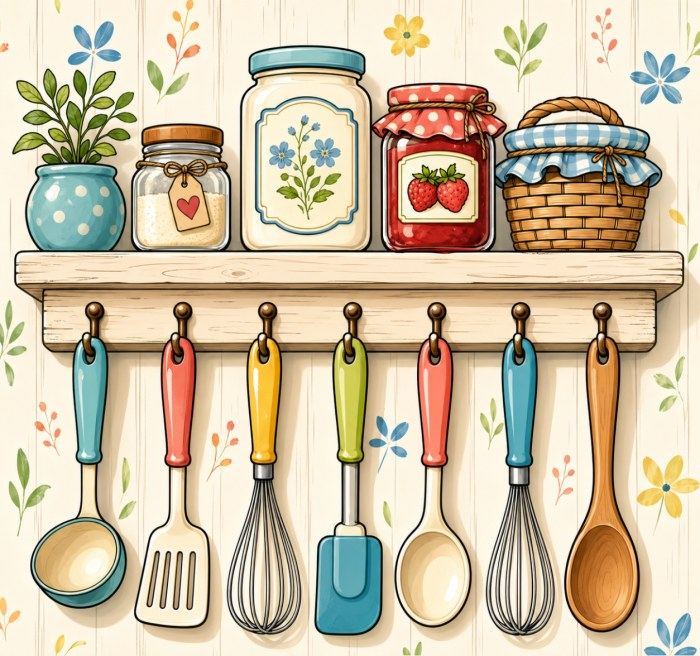
#> input picture Colour Mate/Colour Mate/Colour Mate/app/src/debug/assets/reveal/original.jpg, 700 x 656 px
$ python -i color_paint_builder.py   (imports and definitions only)
#> lines starting #> are read from the running program, lines starting #| are printed output that depends on the picture; after the words box and inside, x2 and y2 are one past the last pixel; in counts of white or black regions, pixels touching at a corner belong together
"""Colour-based paint-by-number builder.

Segments an image by COLOUR into closed regions that TILE the whole image (every pixel in exactly
one region), so a fill/reveal of one region never leaks into the background and every region
boundary is a closed loop. Emits the assets an app (e.g. a Flutter Happy-Color-style client) needs:

  paint_border.svg    — one closed <path> per region (data-region / data-number / data-color)
  paint_regions.json  — {job, w, h, regions:[{id,n,cx,cy,r,bbox,color}], palette:[{number,color}]}
  paint_id_map.png    — region-id map (id = R + G*256) for fast hit-testing / masking
  paint_preview.png   — numbered page · colour-wise reveal · flat-colour complete

Segmentation runs at a reduced resolution for speed; coordinates are scaled back to full res.
`target` is the wanted region count (hit adaptively per image, so a simple and a busy picture land
near the same size). Same colour -> same palette number.
"""
from __future__ import annotations

import json
from pathlib import Path

import cv2
import numpy as np

WORK_MAX = 720          # segmentation resolution (long edge)
DEDUP_LAB = 14.0        # merge palette colours within this LAB distance
FONT = cv2.FONT_HERSHEY_SIMPLEX


def _quantize(img: np.ndarray, k: int):
    """Mean-shift smooth -> k-means palette -> merge near-duplicate colours -> majority-smooth the
    label map. Returns (cmap: palette index per pixel, centers: BGR palette)."""
    h, w = img.shape[:2]
    sm = cv2.pyrMeanShiftFiltering(img, 13, 30)
    z = sm.reshape(-1, 3).astype(np.float32)
    _, lab, centers = cv2.kmeans(z, k, None,
                                 (cv2.TERM_CRITERIA_EPS + cv2.TERM_CRITERIA_MAX_ITER, 16, 1.0),
                                 2, cv2.KMEANS_PP_CENTERS)
    centers = centers.astype(np.uint8)
    cmap = lab.reshape(h, w).astype(np.int32)

    labc = cv2.cvtColor(centers.reshape(1, k, 3), cv2.COLOR_BGR2LAB).reshape(k, 3).astype(np.float32)
    parent = list(range(k))

    def find(x):
        while parent[x] != x:
            parent[x] = parent[parent[x]]; x = parent[x]
        return x
    for a in range(k):
        for b in range(a + 1, k):
            if np.linalg.norm(labc[a] - labc[b]) < DEDUP_LAB:
                parent[find(a)] = find(b)
    roots = sorted(set(find(i) for i in range(k)))
    newidx = {r: i for i, r in enumerate(roots)}
    palmap = np.array([newidx[find(i)] for i in range(k)], np.int32)
    merged = np.array([centers[[i for i in range(k) if find(i) == r]].mean(0) for r in roots], np.uint8)
    cmap = palmap[cmap]
    kk = len(roots)

    for _ in range(2):                                  # majority vote in 3x3 -> smoother edges
        pad = np.pad(cmap, 1, mode="edge")
        stack = np.stack([pad[dy:dy + h, dx:dx + w] for dy in range(3) for dx in range(3)], -1)
        best = np.zeros((h, w), np.int32); out = np.zeros((h, w), np.int32)
        for c in range(kk):
            cnt = (stack == c).sum(-1)
            upd = cnt > best; best = np.where(upd, cnt, best); out = np.where(upd, c, out)
        cmap = out
    return cmap, merged


def _regions(cmap: np.ndarray, k: int) -> np.ndarray:
    """Connected components per colour -> region-id map (1..R) tiling the image."""
    h, w = cmap.shape
    reg = np.zeros((h, w), np.int32); rid = 0
    for c in range(k):
        n, cc = cv2.connectedComponents((cmap == c).astype(np.uint8), 8)
        if n > 1:
            m = cc > 0
            reg[m] = cc[m] + rid; rid = int(reg.max())
    return reg


def _merge_small(reg: np.ndarray, min_area: int, rounds: int = 30) -> np.ndarray:
    """Absorb regions below `min_area` into their dominant neighbour (vectorised, keeps tiling)."""
    reg = reg.copy()
    for _ in range(rounds):
        m = int(reg.max()) + 1
        counts = np.bincount(reg.ravel(), minlength=m)
        small = (counts > 0) & (counts < min_area); small[0] = False
        if not small.any():
            break
        a = np.concatenate([reg[:, :-1].ravel(), reg[:-1, :].ravel()])
        b = np.concatenate([reg[:, 1:].ravel(), reg[1:, :].ravel()])
        sel = (a != b) & small[a] & (b > 0)
        a, b = a[sel], b[sel]
        if a.size == 0:
            break
        key = a.astype(np.int64) * m + b
        uk, cnt = np.unique(key, return_counts=True)
        ua, ub = (uk // m).astype(np.int64), (uk % m).astype(np.int64)
        order = np.lexsort((cnt, ua)); ua, ub = ua[order], ub[order]
        lut = np.arange(m, dtype=np.int64); lut[ua] = ub
        for _ in range(6):
            lut = lut[lut]
        reg = lut[reg].astype(np.int32)
    return reg


def _hex(bgr) -> str:
    return "#%02x%02x%02x" % (int(bgr[2]), int(bgr[1]), int(bgr[0]))


def generate(original_path: Path, out_dir: Path, target: int = 170, k: int = 30) -> dict:
    """Build the paint-by-number assets for `original_path` into `out_dir`. Returns a summary dict."""
#> called with out_dir = 'out.png', target = 170, k = 30
    original_path, out_dir = Path(original_path), Path(out_dir)
    full = cv2.imread(str(original_path))
#> full is the input picture: shape (656, 700, 3); mean B, G, R 165.3, 192.6, 207.1
    if full is None:
        raise FileNotFoundError(f"cannot read {original_path}")
    fh, fw = full.shape[:2]
#> fh = 656; fw = 700
    scale = WORK_MAX / max(fh, fw)
#> scale = 1.03
    img = cv2.resize(full, (int(fw * scale), int(fh * scale)), interpolation=cv2.INTER_AREA) if scale < 1 else full.copy()
    h, w = img.shape[:2]; n = h * w
#> after `h, w = img.shape[:2]`: h = 656; w = 700
#> after `n = h * w`: n = 459200

    cmap, centers = _quantize(img, k)
#> in _quantize, `_, lab, centers = cv2.kmeans(z, k, None, (cv2.TERM_CRITERIA_EPS + cv2...`: centers = 30 rows, first 8: [216.6, 241.1, 250.6], [109.7, 152.6, 174.4], [7.16, 16.8, 25.82], [146.9, 189.6, 217.2], [41.41, 104.8, 172.1], [145.9, 137.6, 65.12], [100, 125.5, 243.9], [176.8, 163.3, 102.7]
#> in _quantize, `centers = centers.astype(np.uint8)`: centers = 30 rows, first 8: [216, 241, 250], [109, 152, 174], [7, 16, 25], [146, 189, 217], [41, 104, 172], [145, 137, 65], [100, 125, 243], [176, 163, 102]
#> in _quantize, `cmap = lab.reshape(h, w).astype(np.int32)`:
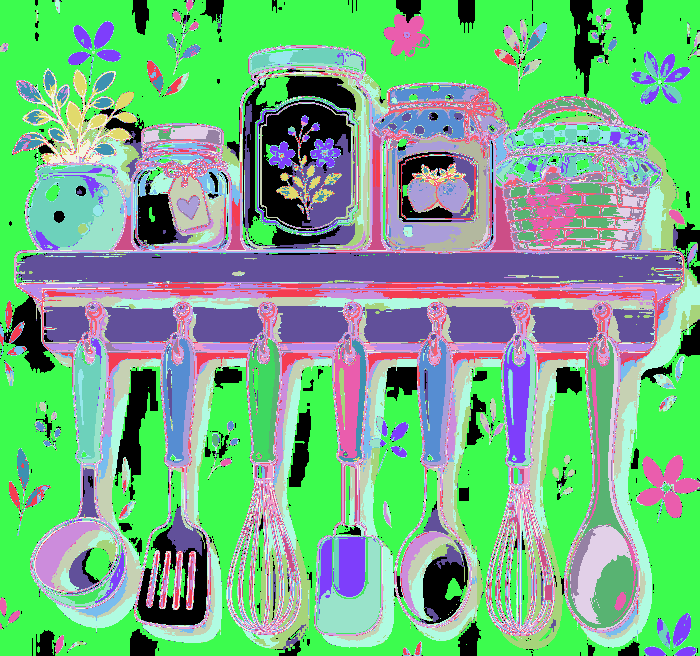
#> cmap: shape (656, 700) int32; 30 distinct labels, from 0 to 29; one colour per label, 0 black
#> in _quantize, `labc = cv2.cvtColor(centers.reshape(1, k, 3), cv2.COLOR_BGR2LAB).resha..`: labc = 30 rows, first 8: [243, 127, 141], [163, 130, 154], [14, 132, 133], [199, 132, 153], [129, 150, 173], [135, 108, 117], [167, 171, 162], [162, 112, 115]
#> in _quantize, `merged = np.array([centers[[i for i in range(k) if find(i) == r]].mean..`: merged = 26 rows, first 8: [109, 152, 174], [7, 16, 25], [41, 104, 172], [145, 137, 65], [100, 125, 243], [176, 163, 102], [147, 174, 185], [28, 69, 112]
#> in _quantize, `cmap = palmap[cmap]`: cmap: shape (656, 700) int32; 26 distinct labels, from 0 to 25
#> after the loop in _quantize, `for _ in range(2):`:
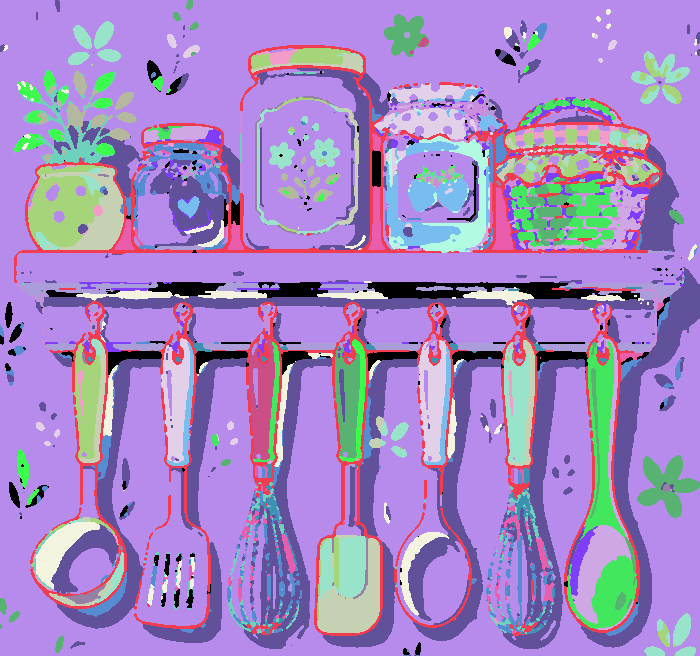
#> cmap: shape (656, 700) int32; 26 distinct labels, from 0 to 25; one colour per label, 0 black
#> after the loop in _quantize, `for _ in range(2):`:
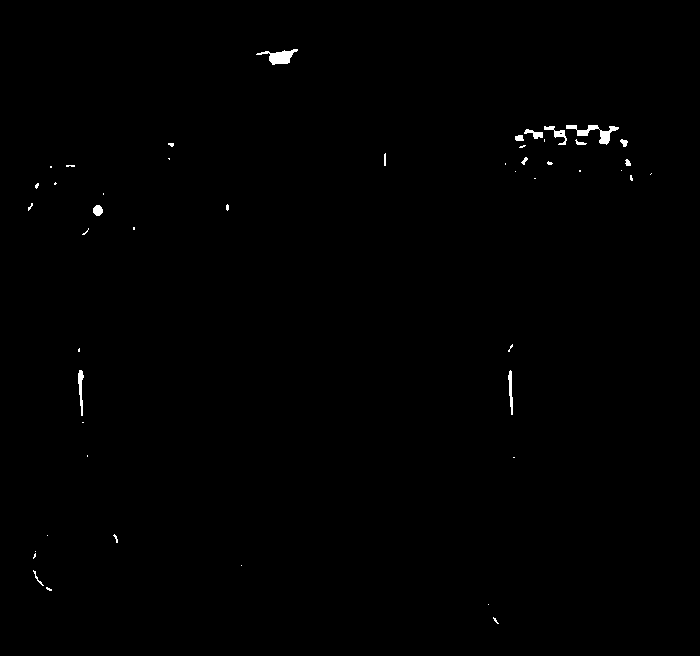
#> upd: shape (656, 700) bool; 0.38% white; 48 white regions (34 under 20 px), largest, box (x1, y1, x2, y2) and area: (566, 125, 619, 145) 339, (256, 49, 298, 65) 311, (78, 370, 84, 416) 146
#> centers has the same summary as merged in _quantize
    kk = int(cmap.max()) + 1
#> kk = 26
    reg = _regions(cmap, kk)
#> the loop in _regions, `for c in range(k):` made 26 passes
#> (n, rid) on passes 1 to 12: (167, 166), (144, 309), (91, 399), (41, 439), (35, 473), (72, 544), (243, 786), (220, 1005), (29, 1033), (52, 1084), (158, 1241), (57, 1297)
#> after the loop in _regions, `for c in range(k):`:
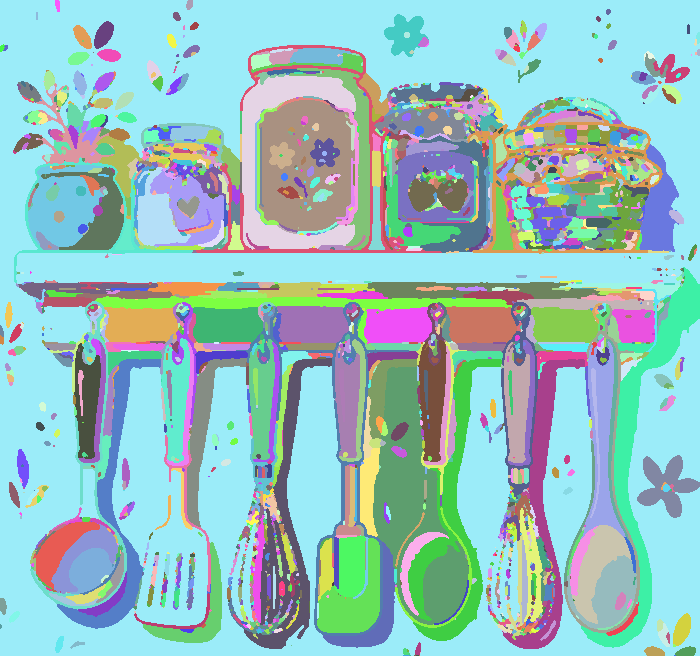
#> reg: shape (656, 700) int32; 2711 distinct labels, from 1 to 2711; one colour per label, 0 black
    raw = len(np.unique(reg)) - 1
#> raw = 2710

    min_area = max(20, int(n * 0.0006))
#> min_area = 275
    reg = _merge_small(reg, min_area)
#> the loop in _merge_small, `for _ in range(rounds):` made 30 passes
#> m on passes 1 to 12: 2712, 2712, 2666, 2666, 2666, 2666, 2666, 2666, 2666, 2666, 2666, 2666
#> pass 1, in _merge_small, `reg = lut[reg].astype(np.int32)`:
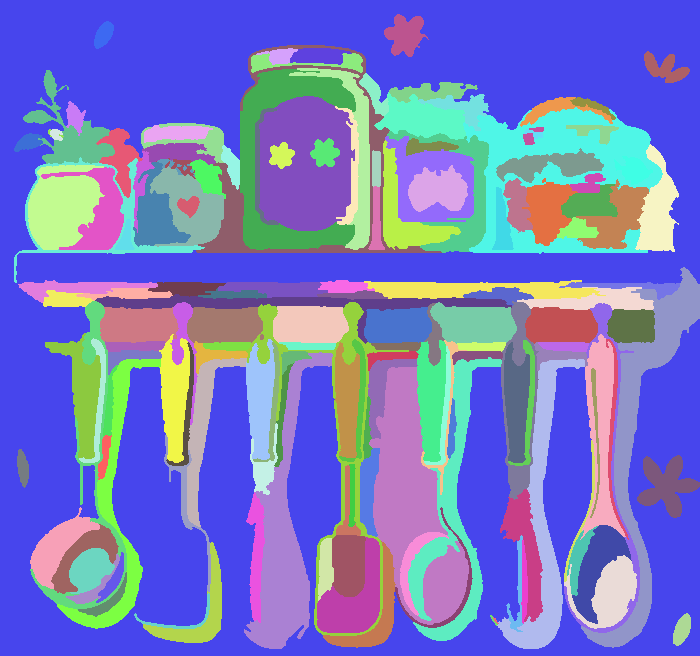
#> reg: shape (656, 700) int32; 162 distinct labels, from 27 to 2711; one colour per label, 0 black
    while len(np.unique(reg)) - 1 > target:
        min_area = int(min_area * 1.4); reg = _merge_small(reg, min_area)
#> this loop made 0 passes

    uni = [u for u in np.unique(reg) if u > 0]
#> uni = 156 values from 27 to 2665
    lut = np.zeros(int(reg.max()) + 1, np.int32)
#> lut = 2666 values from 0 to 0
    for i, u in enumerate(uni, 1):
        lut[u] = i
#> this loop made 156 passes
#> u on passes 1 to 3: 27, 67, 69
#> after the loop, lut = 2666 values, max 156 at index 2665, min 0 at index 0, mean 4.59
    reg = lut[reg]
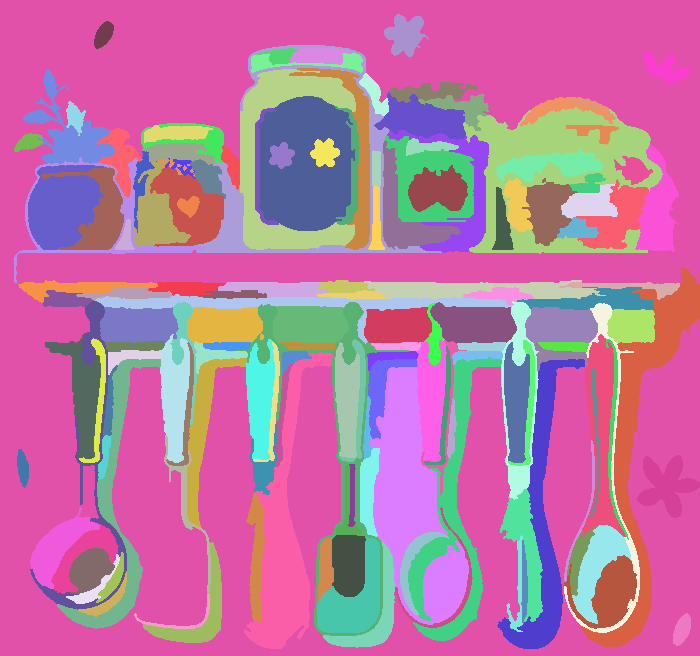
#> reg: shape (656, 700) int32; 156 distinct labels, from 1 to 156; one colour per label, 0 black
    R = len(uni)
#> R = 156

    regnum = np.zeros(R + 1, np.int32); regcol = np.zeros((R + 1, 3), np.uint8)
#> after `regnum = np.zeros(R + 1, np.int32)`: regnum = 157 values from 0 to 0
    for i in range(1, R + 1):
        ci = int(np.bincount(cmap[reg == i]).argmax())
        regnum[i] = ci + 1; regcol[i] = centers[ci]
#> this loop made 156 passes
#> ci on passes 1 to 3: 0, 0, 0
#> after the loop, regcol = 157 rows, first 8: [0, 0, 0], [109, 152, 174], [109, 152, 174], [109, 152, 174], [109, 152, 174], [109, 152, 174], [109, 152, 174], [109, 152, 174]; regnum = 157 values, max 26 at index 155, min 0 at index 0, mean 10.77
    ncol = int(len(set(regnum[1:].tolist())))
#> ncol = 25

    # per-region centre (inscribed) + bbox, coords scaled back to full res
    inv = 1.0 / scale if scale < 1 else 1.0
#> inv = 1
    meta = []
    for i in range(1, R + 1):
        ys, xs = np.where(reg == i)
        x0, y0, x1, y1 = int(xs.min()), int(ys.min()), int(xs.max()), int(ys.max())
        d = cv2.distanceTransform((reg[y0:y1 + 1, x0:x1 + 1] == i).astype(np.uint8), cv2.DIST_L2, 3)
        _, r, _, loc = cv2.minMaxLoc(d)
        meta.append({"id": i, "n": int(regnum[i]),
                     "cx": int((loc[0] + x0) * inv), "cy": int((loc[1] + y0) * inv), "r": round(r * inv, 1),
                     "bbox": [int(x0 * inv), int(y0 * inv), int((x1 - x0 + 1) * inv), int((y1 - y0 + 1) * inv)],
                     "color": _hex(regcol[i])})
#> this loop made 156 passes
#> (x0, y0, x1, y1, r, loc) on passes 1 to 3: (372, 150, 380, 186, 17.6, (1, 18)), (148, 282, 225, 296, 13.37, (35, 0)), (218, 282, 327, 297, 10.92, (48, 0))

    _write_preview(out_dir, reg, regcol, regnum, meta, R, ncol, scale)
#> in _write_preview, `e[:, :-1] |= reg[:, :-1] != reg[:, 1:]`: e: shape (656, 700) bool; 4.2% white in thin lines or dots
#> in _write_preview, `e[:-1, :] |= reg[:-1, :] != reg[1:, :]`: e: shape (656, 700) bool; 6.8% white in thin lines or dots
#> in _write_preview, `edge = cv2.dilate((e * 255).astype(np.uint8), np.ones((2, 2), np.uint8..`: edge: shape (656, 700) bool; 14.2% white in thin lines or dots
#> in _write_preview, `page = np.full((h, w, 3), 255, np.uint8)`: page: shape (656, 700, 3); every value is 255
#> in _write_preview, `page[edge] = 0`: page: shape (656, 700, 3); 85.8% white; black in thin lines or dots
    _write_idmap(out_dir, reg, inv, fw, fh)
    npaths = _write_svg(out_dir, reg, regnum, regcol, R, inv, fw, fh, meta)
    palette = [{"number": int(nm), "color": _hex(centers[nm - 1])} for nm in sorted(set(regnum[1:].tolist()))]
    (out_dir / "paint_regions.json").write_text(
        json.dumps({"job": original_path.parent.name, "w": fw, "h": fh, "regions": meta, "palette": palette},
                   separators=(",", ":")), encoding="utf-8")

    return {"regions": R, "colours": ncol, "raw_regions": raw, "coverage_pct": round(float((reg > 0).mean() * 100), 1),
            "tiles_full": bool((reg > 0).all()), "svg_paths": npaths, "work_size": [w, h],
            "assets": {"svg": "paint_border.svg", "json": "paint_regions.json",
                       "preview": "paint_preview.png", "id_map": "paint_id_map.png",
                       "original": original_path.name}}


def _write_idmap(out_dir: Path, reg: np.ndarray, inv: float, fw: int, fh: int) -> None:
    """Region-id map (id = R + G*256) at full resolution for hit-testing/masking."""
    big = cv2.resize(reg, (fw, fh), interpolation=cv2.INTER_NEAREST) if inv != 1.0 else reg
    out = np.zeros((fh, fw, 3), np.uint8)
    out[..., 2] = (big & 0xFF).astype(np.uint8)          # R (BGR image -> idx 2)
    out[..., 1] = ((big >> 8) & 0xFF).astype(np.uint8)   # G
    cv2.imwrite(str(out_dir / "paint_id_map.png"), out)


def _write_svg(out_dir: Path, reg, regnum, regcol, R, inv, fw, fh, meta) -> int:
    svg = [f'<svg xmlns="http://www.w3.org/2000/svg" width="{fw}" height="{fh}" viewBox="0 0 {fw} {fh}">']
    npaths = 0
    for i in range(1, R + 1):
        cnts, _ = cv2.findContours((reg == i).astype(np.uint8), cv2.RETR_EXTERNAL, cv2.CHAIN_APPROX_SIMPLE)
        for c in cnts:
            c = cv2.approxPolyDP(c, 1.2, True)
            if len(c) < 3:
                continue
            d = "M " + " L ".join(f"{int(p[0][0] * inv)},{int(p[0][1] * inv)}" for p in c) + " Z"
            svg.append(f'<path d="{d}" fill="none" stroke="#000" stroke-width="1" '
                       f'data-region="{i}" data-number="{int(regnum[i])}" data-color="{meta[i-1]["color"]}"/>')
            npaths += 1
    svg.append("</svg>")
    (out_dir / "paint_border.svg").write_text("\n".join(svg), encoding="utf-8")
    return npaths


def _write_preview(out_dir: Path, reg, regcol, regnum, meta, R, ncol, scale) -> None:
    h, w = reg.shape
    e = np.zeros((h, w), bool)
    e[:, :-1] |= reg[:, :-1] != reg[:, 1:]; e[:-1, :] |= reg[:-1, :] != reg[1:, :]
    edge = cv2.dilate((e * 255).astype(np.uint8), np.ones((2, 2), np.uint8)) > 0
    sc = scale if scale < 1 else 1.0

    def numbers(canvas):
        for m in meta:
            if m["r"] * sc < 7:
                continue
            s = min(m["r"] * sc * 0.06, 0.55); t = str(m["n"])
            (tw, th), _ = cv2.getTextSize(t, FONT, s, 1)
            org = (int(m["cx"] * sc) - tw // 2, int(m["cy"] * sc) + th // 2)
            cv2.putText(canvas, t, org, FONT, s, (255, 255, 255), 3, cv2.LINE_AA)
            cv2.putText(canvas, t, org, FONT, s, (110, 110, 110), 1, cv2.LINE_AA)

    page = np.full((h, w, 3), 255, np.uint8); page[edge] = 0; numbers(page)
    flat = regcol[reg]; flat[edge] = 0
    half = set(sorted(set(regnum[1:].tolist()))[: max(1, ncol // 2)])
    keep = np.array([0] + [1 if int(regnum[i]) in half else 0 for i in range(1, R + 1)], bool)
    part = np.where(keep[reg][..., None], regcol[reg], 255).astype(np.uint8); part[edge] = 0

    def tag(im, t):
        im = im.copy(); cv2.rectangle(im, (0, 0), (im.shape[1], 30), (20, 20, 20), -1)
        cv2.putText(im, t, (8, 21), FONT, 0.5, (255, 255, 255), 1, cv2.LINE_AA); return im
    board = np.hstack([tag(page, f"numbered ({R} regions, {ncol} colours)"),
                       tag(part, "colour-wise reveal (partial)"), tag(flat, "complete")])
    cv2.imwrite(str(out_dir / "paint_preview.png"), board)

>>> result = generate('../../Colour Mate/Colour Mate/Colour Mate/app/src/debug/assets/reveal/original.jpg', 'out.png')
#> in _write_preview, `flat[edge] = 0`: flat: shape (656, 700, 3); mean of channels 0, 1, 2 148.6, 172.5, 186.5
#> in _write_preview, `part[edge] = 0`: part: shape (656, 700, 3); mean of channels 0, 1, 2 191.9, 194.3, 196.6
#> in _write_idmap, `out[..., 2] = (big & 0xFF).astype(np.uint8)`:
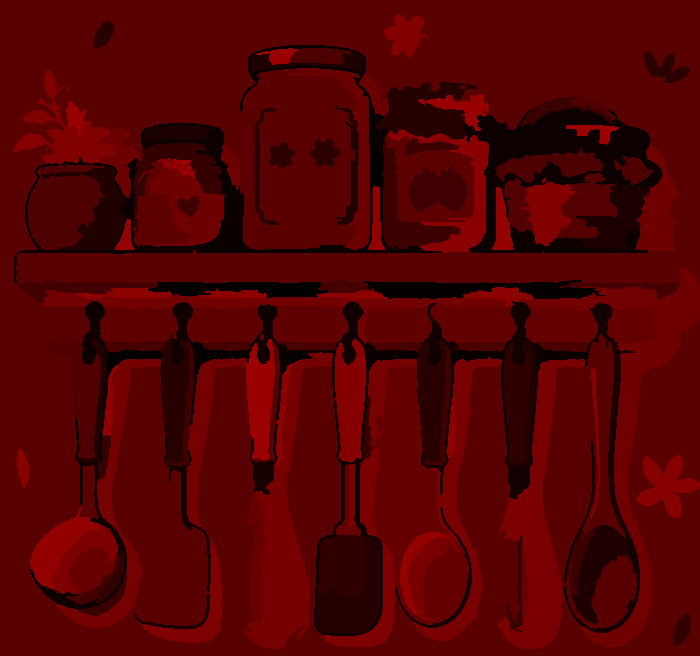
#> out: shape (656, 700, 3); mean of channels 0, 1, 2 0, 0, 84.6; drawn as B, G, R
